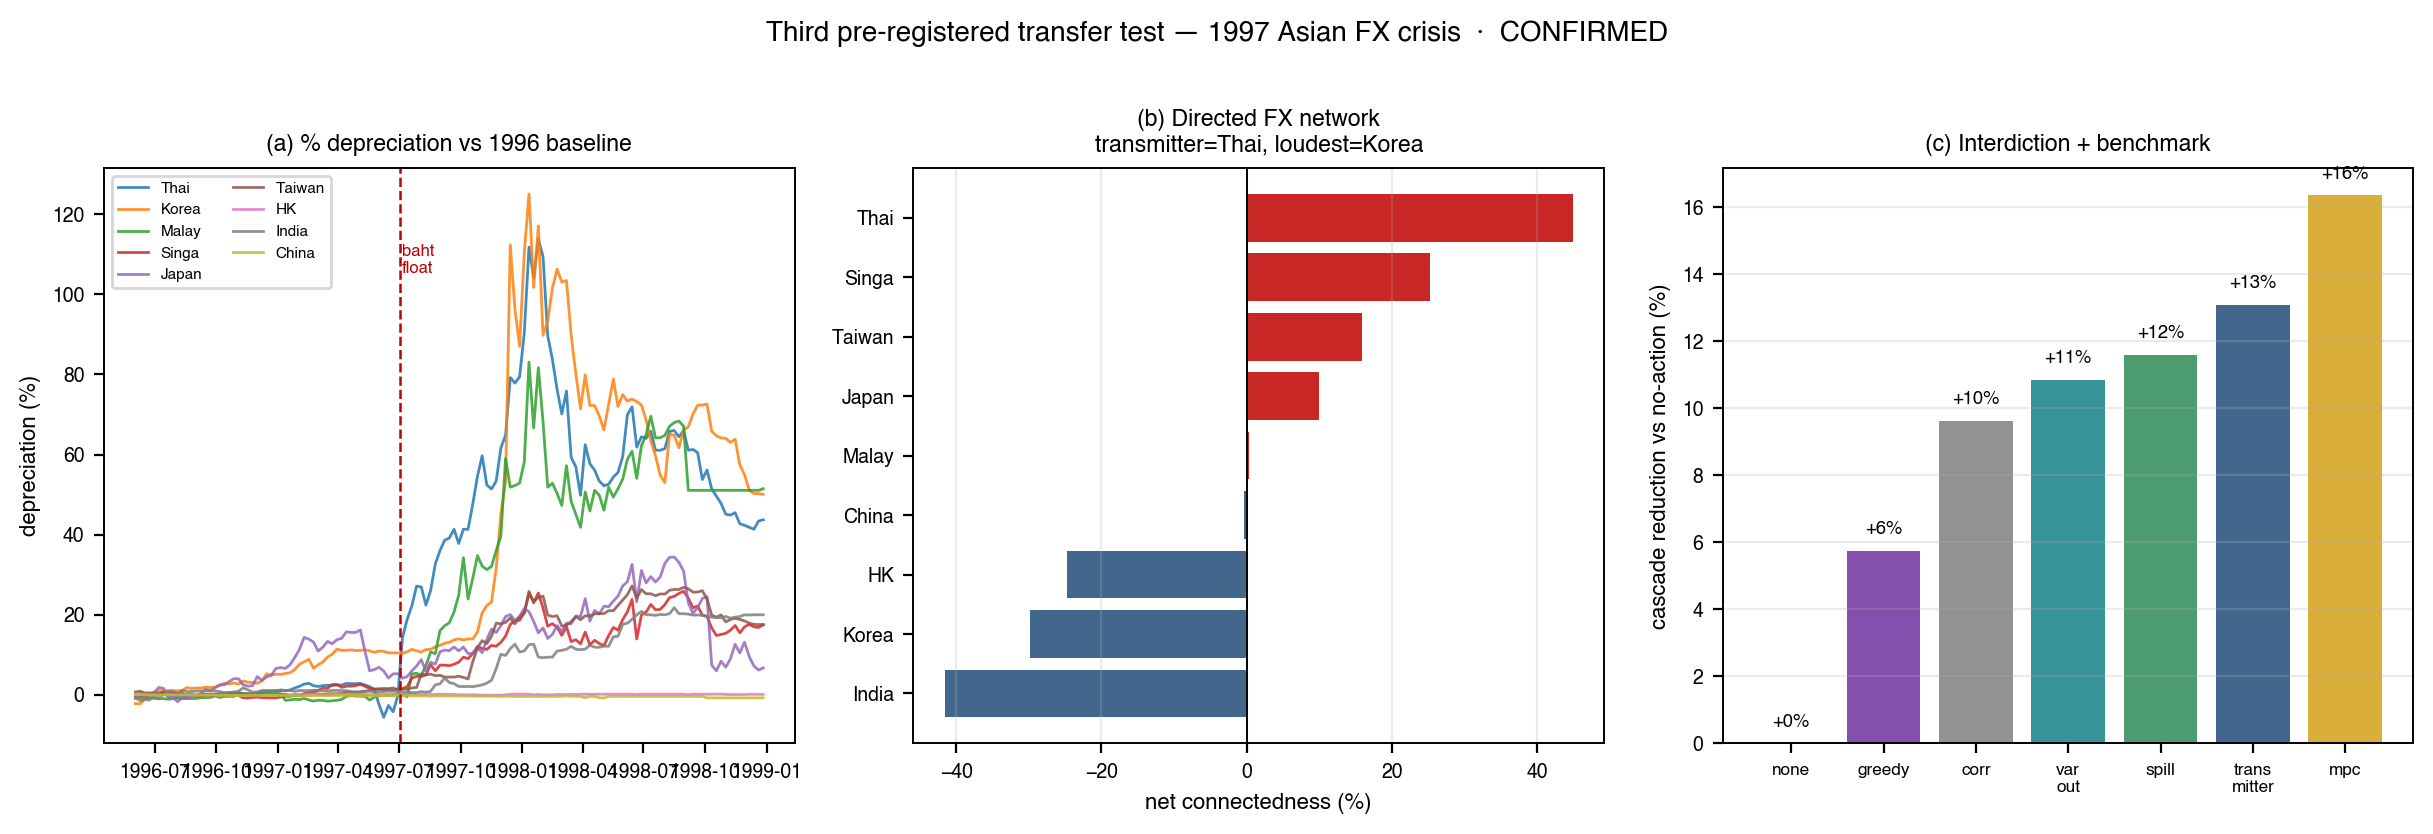

The Python source for this figure:
"""
THIRD pre-registered transfer test (asia97_PREREGISTRATION.md) — the 1997 Asian financial crisis (FX contagion).

A candidate *confirmatory* domain: a crisis with a clear quiet origin (Thailand) distinct from its loudest
casualties. Same pipeline as the rest of the paper. Verdict scored against the pre-registered criteria.

Run: /tmp/lsa_venv/bin/python asia97_transfer.py
"""
import sys, json, io, urllib.request, time
import numpy as np, pandas as pd
from pathlib import Path
from scipy.stats import spearmanr
sys.path.insert(0, str(Path(__file__).parent.parent / "pilot_cross_tier"))
import lsa_capstone as L
import matplotlib; matplotlib.use("Agg")
import matplotlib.pyplot as plt
matplotlib.rcParams.update({"font.family": "sans-serif", "font.sans-serif": ["Helvetica", "Arial", "DejaVu Sans"],
    "font.size": 8, "axes.titlesize": 8.5, "axes.labelsize": 8, "xtick.labelsize": 7, "ytick.labelsize": 7,
    "legend.fontsize": 6.8, "axes.linewidth": 0.7, "savefig.dpi": 300})
CRIT, STEEL, GREEN, PURPLE, GREY, GOLD, TEAL = "#c00000", "#1f4e78", "#2e8b57", "#7030a0", "#7f7f7f", "#d4a017", "#138086"
BASE = Path(__file__).parent

# ----------------------------------------------------------------------------- fetch FRED FX
SER = {"DEXTHUS": "Thai", "DEXKOUS": "Korea", "DEXMAUS": "Malay", "DEXSIUS": "Singa", "DEXJPUS": "Japan",
       "DEXTAUS": "Taiwan", "DEXHKUS": "HK", "DEXINUS": "India", "DEXCHUS": "China"}
def fred(i, tries=3):
    u = f"https://fred.stlouisfed.org/graph/fredgraph.csv?id={i}&cosd=1996-01-01&coed=1998-12-31"
    for _ in range(tries):
        try:
            df = pd.read_csv(io.StringIO(urllib.request.urlopen(u, timeout=25).read().decode()))
            df.columns = ["date", i]; df["date"] = pd.to_datetime(df["date"])
            df[i] = pd.to_numeric(df[i], errors="coerce"); return df.set_index("date")[i].dropna()
        except Exception:
            time.sleep(2)
    return None
cols = {}
for i, nm in SER.items():
    s = fred(i)
    if s is not None and len(s) > 400: cols[nm] = s
print("fetched:", list(cols.keys()))
FX = pd.DataFrame(cols).resample("W").last().interpolate().dropna()
base = FX.loc["1996-01-01":"1996-12-31"].mean()
S = (FX / base - 1.0) * 100.0                                   # % depreciation from 1996 baseline (stress)
S = S.loc["1996-06-01":"1998-12-31"]
names = list(S.columns); N = len(names)
print(f"1997 Asian FX: {N} currencies, {len(S)} weeks; peak depreciation by currency:")
print("  " + "  ".join(f"{c}:{S[c].max():.0f}%" for c in names))

# ----------------------------------------------------------------------------- diagnose
Phi0, c0, Sig0 = L.fit_var_nonneg(S.values, ridge=5e-2)
TO, FROM, NET, tot = L.connectedness(L.gfevd(Phi0, Sig0))
transmitter = names[int(np.argmax(NET))]
loudest = names[int(np.argmax(S.mean().values))]               # highest mean depreciation
print(f"DY total connectedness {tot:.0f}% | net-transmitter = {transmitter} | loudest (mean deprec.) = {loudest}")
print(f"top transmitters: {[names[i] for i in np.argsort(-NET)[:3]]} | receivers: {[names[i] for i in np.argsort(NET)[:3]]}")

# ----------------------------------------------------------------------------- simulator + methods (as in benchmark)
def project(a, x, B): a = np.clip(a, 0, x); s = a.sum(); return a * (B / s) if s > B else a
def stepf(Phi, c, x, a, rng): return np.clip(Phi @ np.clip(x - a, 0, None) + c + 0.05 * rng.standard_normal(len(x)), 0, None)
def alloc(score, x, B): w = np.clip(score, 0, None); return project(B * w / w.sum(), x, B) if w.sum() > 0 else np.zeros_like(x)
def greedy(x, B):
    a = np.zeros_like(x); rem = B
    for i in np.argsort(-x):
        g = min(x[i], rem); a[i] = g; rem -= g
        if rem <= 1e-9: break
    return a
def ctl_mpc(x, Phi, c, B, H, rng):
    n = len(x); mu = np.full((H, n), B / n); sd = np.full((H, n), B / 2)
    for _ in range(4):
        C = np.clip(rng.normal(mu, sd, (48, H, n)), 0, None); cost = np.zeros(48); sim = np.tile(x, (48, 1))
        for h in range(H):
            A = np.stack([project(C[j, h], sim[j], B) for j in range(48)])
            sim = np.clip((sim - A) @ Phi.T + c, 0, None); cost += sim.sum(1)
        el = C[np.argsort(cost)[:8]]; mu, sd = el.mean(0), el.std(0) + 1e-3
    return project(mu[0], x, B)
def s_corr(Phi, Sig):
    Sx = Sig.copy()
    for _ in range(300): Sx = Phi @ Sx @ Phi.T + Sig
    d = np.sqrt(np.clip(np.diag(Sx), 1e-9, None)); Cc = np.abs(Sx / np.outer(d, d)); np.fill_diagonal(Cc, 0); return Cc.sum(1)
def s_varout(Phi): A = np.abs(Phi).copy(); np.fill_diagonal(A, 0); return A.sum(0)
def s_spill(Phi, H=15):
    M = np.zeros_like(Phi); P = np.eye(len(Phi))
    for h in range(H + 1): M += np.abs(P); P = P @ Phi
    np.fill_diagonal(M, 0); return M.sum(0)
def rescale(Phi, rho=1.06):
    ev = max(abs(np.linalg.eigvals(Phi))); return Phi * (rho / ev) if ev > 1e-6 else Phi
def interdict(Phi, c, scores, B=2.0, T=16, H=4, seeds=16, S0=None):
    if S0 is None: S0 = np.maximum(S.values.mean(0), 0.5)
    out = {}
    for name in ["none", "greedy", "mpc"] + list(scores.keys()):
        tot_ = []
        for s in range(seeds):
            rng = np.random.default_rng(30 + s); x = S0.copy(); acc = 0.0
            for t in range(T):
                if name == "none": a = np.zeros_like(x)
                elif name == "greedy": a = greedy(x, B)
                elif name == "mpc": a = ctl_mpc(x, Phi, c, B, H, rng)
                else: a = alloc(scores[name], x, B)
                x = stepf(Phi, c, x, a, rng); acc += x.sum()
            tot_.append(acc)
        out[name] = float(np.mean(tot_))
    b = out["none"]; return {k: 100 * (1 - v / b) for k, v in out.items()}

scores = {"corr": s_corr(Phi0, Sig0), "var-out": s_varout(Phi0), "spillover": s_spill(Phi0), "transmitter": np.clip(NET, 0, None)}
red = interdict(rescale(Phi0), c0, scores)
print("\nInterdiction (cascade reduction vs no-action):")
for k in ["none", "greedy", "corr", "var-out", "spillover", "transmitter", "mpc"]: print(f"  {k:12s} {red[k]:+.0f}%")

alphas = [1.0, 0.75, 0.5, 0.25, 0.0]; adv = []
for a in alphas:
    Pa = a * Phi0 + (1 - a) * 0.5 * (Phi0 + Phi0.T); _, _, NETa, _ = L.connectedness(L.gfevd(Pa, Sig0))
    ra = interdict(rescale(Pa), c0, {"transmitter": np.clip(NETa, 0, None)}, seeds=10)
    adv.append(ra["transmitter"] - ra["greedy"])
print("Symmetrization null (transmitter - greedy advantage):", [round(v, 1) for v in adv])

# ----------------------------------------------------------------------------- verdict vs pre-registration
trans_vs_loud = transmitter != loudest
margin = red["transmitter"] / max(red["greedy"], 1e-6)
directed = adv[0] >= 5 and adv[-1] < adv[0] * 0.6
trans_is_asean = transmitter in ("Thai", "Malay", "Korea", "Singa")
if trans_is_asean and trans_vs_loud and red["transmitter"] >= 1.8 * red["greedy"] and directed:
    verdict = (f"CONFIRMED (loudest != transmitter): the crisis transmitter is {transmitter} (an early-crisis ASEAN "
               f"currency) while the loudest casualty is {loudest}; transmitter-targeting beats greedy x{margin:.1f}, and the "
               f"edge collapses under symmetrization -- a second COVID-style "
               f"confirmation on a genuinely new (financial) domain.")
elif trans_is_asean and (not trans_vs_loud) and directed:
    verdict = (f"REFINES (like flu): {transmitter} is BOTH the transmitter and the loudest, so the loudest-transmitter gap "
               f"is absent and transmitter-targeting ~ greedy (x{margin:.1f}) despite a strongly directed network -- "
               f"consistent with the sharpened law.")
elif not trans_is_asean:
    verdict = (f"AGAINST PREDICTION: the net-transmitter is {transmitter}, not an early-crisis ASEAN currency -- the "
               f"pre-registered structural prediction was wrong; reported honestly.")
else:
    verdict = "MIXED: see numbers; reported honestly."
print(f"\ntransmitter={transmitter}, loudest={loudest} (gap: {trans_vs_loud}); margin x{margin:.1f}; directed:{directed}")
print(f"VERDICT: {verdict}")

RES = dict(currencies=names, n_weeks=int(len(S)), dy_total=round(float(tot), 1), transmitter=transmitter, loudest=loudest,
           peak_deprec={c: round(float(S[c].max()), 1) for c in names},
           interdiction={k: round(red[k], 1) for k in red}, symmetrization_advantage=[round(v, 1) for v in adv],
           transmitter_not_loudest=bool(trans_vs_loud), arro_over_greedy_x=round(float(margin), 2), verdict=verdict)
json.dump(RES, open(BASE / "asia97_transfer_results.json", "w"), indent=2)

# ----------------------------------------------------------------------------- figure
fig, ax = plt.subplots(1, 3, figsize=(12.2, 4.0))
a = ax[0]
for c in names: a.plot(S.index, S[c], lw=1.0, alpha=.85, label=c)
a.axvline(pd.Timestamp("1997-07-02"), color=CRIT, ls="--", lw=.9); a.text(pd.Timestamp("1997-07-05"), a.get_ylim()[1]*.8, "baht\nfloat", fontsize=6, color=CRIT)
a.set_title("(a) % depreciation vs 1996 baseline", fontsize=8.3); a.set_ylabel("depreciation (%)"); a.legend(ncol=2, fontsize=5.5, loc="upper left")
a = ax[1]; oi = np.argsort(NET); cols = [CRIT if NET[i] > 0 else STEEL for i in oi]
a.barh([names[i] for i in oi], NET[oi], color=cols, alpha=.85); a.axvline(0, color="k", lw=.7)
a.set_title(f"(b) Directed FX network\ntransmitter={transmitter}, loudest={loudest}", fontsize=8.3); a.set_xlabel("net connectedness (%)"); a.grid(alpha=.25, axis="x")
a = ax[2]; ks = ["none", "greedy", "corr", "var-out", "spillover", "transmitter", "mpc"]
cc = [CRIT, PURPLE, GREY, TEAL, GREEN, STEEL, GOLD]; vv = [red[k] for k in ks]
a.bar(range(len(ks)), vv, color=cc, alpha=.85)
for i, v in enumerate(vv): a.text(i, v + .5, f"{v:+.0f}%", ha="center", fontsize=6.6, fontweight="bold")
a.set_xticks(range(len(ks))); a.set_xticklabels(["none", "greedy", "corr", "var\nout", "spill", "trans\nmitter", "mpc"], fontsize=6.2)
a.set_ylabel("cascade reduction vs no-action (%)"); a.set_title("(c) Interdiction + benchmark", fontsize=8.3); a.grid(alpha=.25, axis="y")
fig.suptitle(f"Third pre-registered transfer test — 1997 Asian FX crisis  ·  {verdict.split(':')[0].split('(')[0].strip()}",
             fontsize=10, fontweight="bold", y=1.02)
fig.tight_layout()
fig.savefig(BASE / "asia97_transfer.pdf", bbox_inches="tight"); fig.savefig(BASE / "asia97_transfer.png", dpi=200, bbox_inches="tight")
print("figure -> asia97_transfer.pdf/.png")
